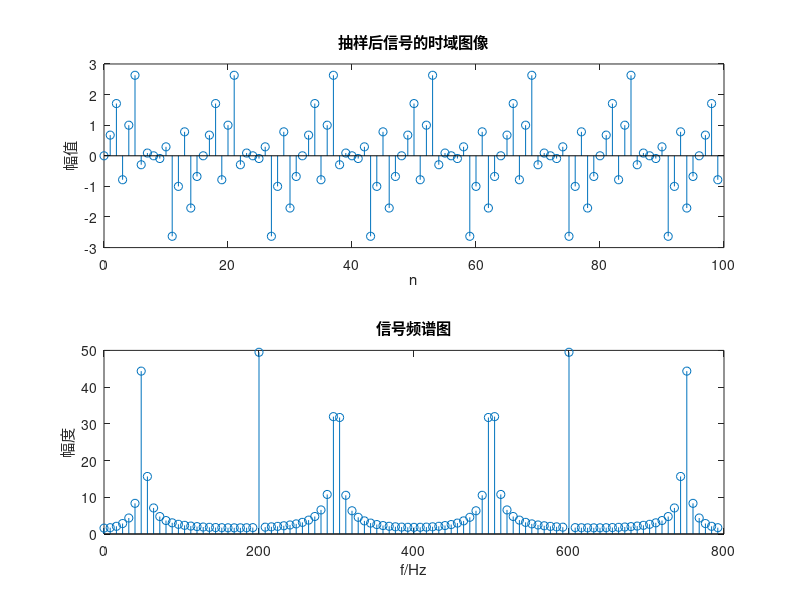

Reproduce this figure in MATLAB.
clear
close all
clc

fs=800;%采样频率
n=0:99;%采样点100个
y=sin(0.0625*2*pi*n)+sin(0.625*pi*2*n)+sin(1.25*2*pi*n);%采样后的信号 0.00625=50/8000
subplot(2,1,1);
stem(n,y)
title('抽样后信号的时域图像')
xlabel('n');ylabel('幅值');

Y = fft(y);%进行fft变换
f=(0:length(Y)-1)*fs/length(Y);%在频域，转换坐标为f，f= n*(fs/N)=Y的长度*采样频率,还是8k，但是在Matlab需要经过这样的运算
subplot(2,1,2)
stem(f,abs(Y));
title('信号频谱图')
xlabel('f/Hz')
ylabel('幅度')
